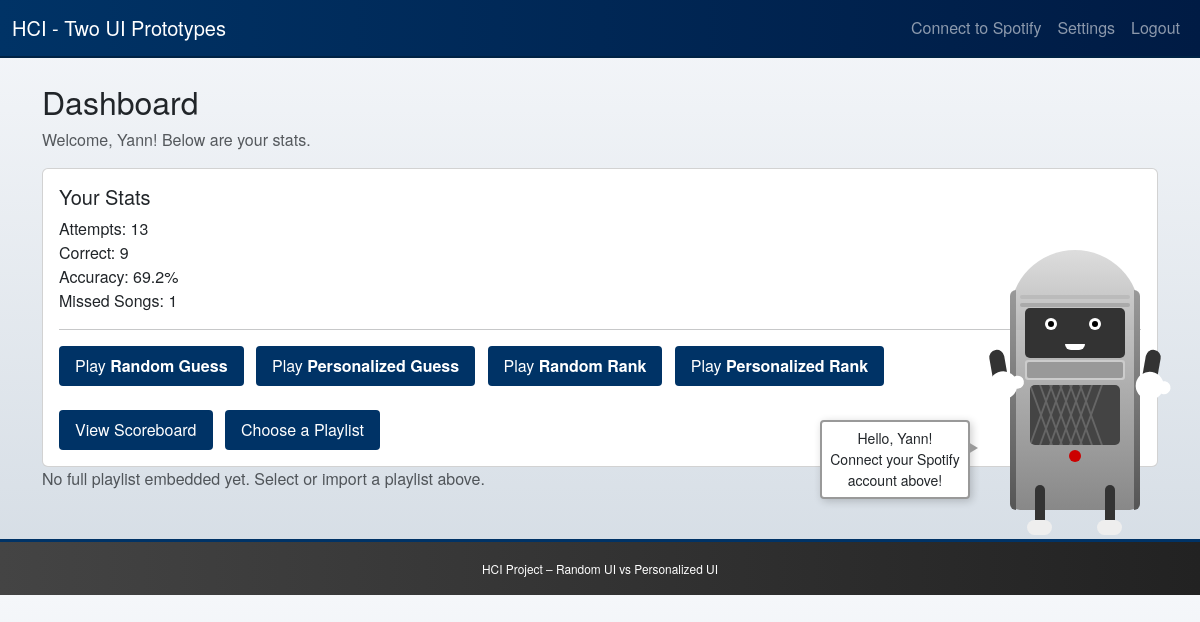
Page /dashboard (signed in) on the earlier database version.
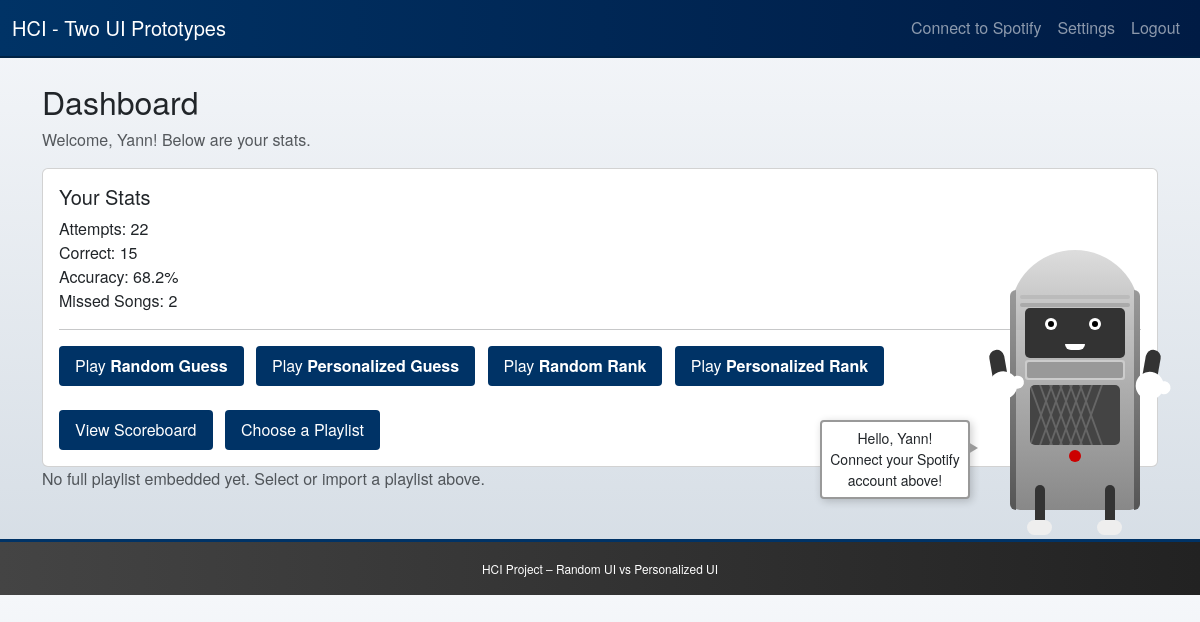
Same page on the later database version.
### models.py (models this page shows, shortened)
class User(db.Model):
    id = db.Column(db.Integer, primary_key=True)
    username = db.Column(db.String(80), unique=True, nullable=False)
    password = db.Column(db.String(80), nullable=False)
    total_correct = db.Column(db.Integer, default=0)
    total_attempts = db.Column(db.Integer, default=0)
    missed_songs = db.Column(db.String(1000), default="[]")
    random_guess_elo = db.Column(db.Integer, default=1200)
    personalized_guess_elo = db.Column(db.Integer, default=1200)
    random_rank_elo = db.Column(db.Integer, default=1200)
    personalized_rank_elo = db.Column(db.Integer, default=1200)
    def get_missed_songs(self):
        try:
            return json.loads(self.missed_songs)
        except:
            return []
    def get_accuracy(self):
        if self.total_attempts == 0:
            return 0
        return self.total_correct / self.total_attempts

### routes/quiz_main.py (the view, shortened to what this page needs)
@quiz_bp.route('/dashboard')
@require_login
def dashboard():
    user = current_user()
    if not user:
        return redirect(url_for('auth_bp.login'))
    missed_count = len(user.get_missed_songs())
    if not session.get("spotify_token"):
        session["buddy_message"] = f"Hello, {user.username}! Connect your Spotify account above!"
    else:
        lines = get_buddy_personality_lines()
        session["buddy_message"] = lines['start'][0]
    return render_template('dashboard.html',
                           user=user,
                           missed_count=missed_count,
                           all_songs=ALL_TRACKS)

### app.py (called while the page is built)
def create_app():
    load_dotenv()
    app = Flask(__name__)
    app.secret_key = "ANY_RANDOM_SECRET_FOR_DEVELOPMENT"
    app.config["SQLALCHEMY_DATABASE_URI"] = "sqlite:///guessing_game.db"
    app.config["SQLALCHEMY_TRACK_MODIFICATIONS"] = False
    db.init_app(app)
    @app.context_processor
    def inject_now():
        return {"now": datetime.datetime.now()}
    @app.context_processor
    def inject_buddy_message():
        return {
            "buddy_message": session.get("buddy_message", ""),
            "buddy_hint": session.get("buddy_hint", "")
        }
    from routes.auth import auth_bp
    from routes.quiz_base import quiz_bp
    import routes.quiz_main
    import routes.quiz_personalized
    import routes.quiz_ranking
    app.register_blueprint(auth_bp)
    app.register_blueprint(quiz_bp)
    with app.app_context():
        db.create_all()
    return app

### routes/quiz_main.py (called while the page is built)
def current_user():
    uid = session.get("user_id")
    if not uid:
        return None
    return User.query.get(uid)

def require_login(f):
    @wraps(f)
    def wrapper(*args, **kwargs):
        if not current_user():
            flash("Please log in first!", "warning")
            return redirect(url_for('auth_bp.login'))
        return f(*args, **kwargs)
    return wrapper

### templates/dashboard.html
{% extends "layout.html" %}
{% block content %}
<h2>Dashboard</h2>
<p class="text-muted">Welcome, {{ user.username }}! Below are your stats.</p>
<div class="card mt-3">
  <div class="card-body">
    <h5 class="card-title">Your Stats</h5>
    <p class="card-text">
      Attempts: {{ user.total_attempts }}<br/>
      Correct: {{ user.total_correct }}<br/>
      Accuracy: {{ (user.get_accuracy()*100)|round(1) }}%<br/>
      Missed Songs: {{ missed_count }}
    </p>
    <hr/>
    <button class="btn quiz-btn me-2"
            onclick="window.location='{{ url_for('quiz_bp.random_version') }}'">
      Play <strong>Random Guess</strong>
    </button>
    <button class="btn quiz-btn me-2"
            onclick="window.location='{{ url_for('quiz_bp.personalized_version') }}'">
      Play <strong>Personalized Guess</strong>
    </button>
    <button class="btn quiz-btn me-2"
            onclick="window.location='{{ url_for('quiz_bp.random_rank') }}'">
      Play <strong>Random Rank</strong>
    </button>
    <button class="btn quiz-btn"
            onclick="window.location='{{ url_for('quiz_bp.personalized_rank') }}'">
      Play <strong>Personalized Rank</strong>
    </button>
    <br/><br/>
    <button class="btn quiz-btn me-2"
            onclick="window.location='{{ url_for('quiz_bp.scoreboard') }}'">
      View Scoreboard
    </button>
    <button class="btn quiz-btn"
        onclick="window.location='{{ url_for('quiz_bp.choose_playlist') }}'">
        Choose a Playlist
      </button>
  </div>
</div>
{% if session.playlist_id %}
<hr/>
<h4>Listen to the Full Playlist (Spotify Embed)</h4>
<iframe
  style="border-radius:12px"
  src="https://open.spotify.com/embed/playlist/{{ session.playlist_id }}"
  width="100%"
  height="380"
  frameborder="0"
  allow="autoplay; clipboard-write; encrypted-media; fullscreen; picture-in-picture"
  loading="lazy">
</iframe>
{% else %}
<p class="text-muted">
  No full playlist embedded yet. Select or import a playlist above.
</p>
{% endif %}
{% endblock %}

### templates/layout.html (shortened to what this page needs)
<!DOCTYPE html>
<html>
<head>
  <link
    rel="stylesheet"
    href="https://cdn.jsdelivr.net/npm/bootstrap@5.3.0/dist/css/bootstrap.min.css"
  />
  <link rel="stylesheet" href="{{ url_for('static', filename='css/style.css') }}">
</head>
<body class="{% if session.color_theme == 'light' %}light-theme{% endif %}">
  <nav class="navbar navbar-expand-lg {% if session.color_theme == 'light' %}navbar-light bg-light{% else %}navbar-dark bg-dark{% endif %}">
    <div class="container-fluid">
      <a class="navbar-brand" href="{{ url_for('quiz_bp.dashboard') }}">
        HCI - Two UI Prototypes
      </a>
      <div class="collapse navbar-collapse" id="navbarToggler">
        <ul class="navbar-nav ms-auto">
          {% if session.spotify_token %}
            <li class="nav-item">
              <span class="nav-link">Spotify: Connected</span>
            </li>
          {% else %}
            <li class="nav-item">
              <a class="nav-link" href="{{ url_for('auth_bp.spotify_login') }}">Connect to Spotify</a>
            </li>
          {% endif %}
          {% if session.user_id %}
          <li class="nav-item">
            <a class="nav-link" href="{{ url_for('quiz_bp.settings') }}">Settings</a>
          </li>
          <li class="nav-item">
            <a class="nav-link" href="{{ url_for('auth_bp.logout') }}">Logout</a>
          </li>
          {% endif %}
        </ul>
      </div>
    </div>
  </nav>
  <div class="container mt-4">
    {% block content %}{% endblock %}
  </div>
  <footer class="bg-secondary text-white mt-5 py-3">
    <div class="container text-center">
      <small>HCI Project – Random UI vs Personalized UI</small>
    </div>
  </footer>
</body>
</html>
  <div class="jukebox" id="jukebox"
       style="position: fixed; top: 50%; right: 60px; transform: translateY(-50%); z-index:9999;">
    <div class="silver-band left"></div>
    <div class="silver-band right"></div>
    <div class="decorative-line"></div>
    <div class="face">
      <div class="eye left"><div class="pupil"></div></div>
      <div class="eye right"><div class="pupil"></div></div>
      <div class="mouth" id="mouth"></div>
    </div>
    <div class="grille"></div>
    <div class="speaker"></div>
    <div class="button"></div>
    <div class="arm arm-left"><div class="hand"></div></div>
    <div class="arm arm-right"><div class="hand"></div></div>
    <div class="leg leg-left"><div class="shoe"></div></div>
    <div class="leg leg-right"><div class="shoe"></div></div>
  </div>
</body>
</html>

### static/css/style.css (style rules this page uses)
body { background: linear-gradient(180deg, #f5f7fa 0%, #d4dce4 100%); margin: 0; padding: 0; font-family: "Helvetica Neue", Arial, sans-serif; }
.navbar-dark.bg-dark { background: linear-gradient(90deg, #003366 0%, #001B44 100%); border-bottom: 2px solid #002244; }
.quiz-btn { background-color: #003366; color: #fff; border: none; transition: transform 0.2s ease, background-color 0.2s ease; padding: 0.5rem 1rem; margin-right: 0.5rem; border-radius: 4px; }
footer.bg-secondary { background: linear-gradient(90deg, #444 0%, #222 100%); border-top: 3px solid #003366; }
footer .container { font-size: 0.85rem; }

### templates/layout.html (style rules this page uses)
.jukebox { position: relative; width: 130px; height: 220px; background: linear-gradient(to bottom, #cccccc 0%, #888888 100%); border-radius: 10px; animation: dance 3s infinite ease-in-out; transform-origin: center bottom; cursor: pointer; }
.jukebox::before { content: ''; position: absolute; top: -40px; left: 0; width: 130px; height: 80px; background: linear-gradient(to bottom, #dddddd 0%, #bbbbbb 100%); border-radius: 65px 65px 0 0; }
.silver-band { position: absolute; top: 0; width: 6px; height: 100%; background: linear-gradient(to bottom, #999 0%, #555 100%); }
.silver-band.left { left: 0; border-top-left-radius: 10px; border-bottom-left-radius: 10px; }
.silver-band.right { right: 0; border-top-right-radius: 10px; border-bottom-right-radius: 10px; }
.decorative-line { position: absolute; top: 5px; left: 10px; width: 110px; height: 4px; background: #bbb; border-radius: 2px; }
.decorative-line::after { content: ''; position: absolute; top: 8px; left: 0; width: 110px; height: 4px; background: #aaa; border-radius: 2px; }
.face { position: absolute; top: 18px; left: 15px; width: 100px; height: 50px; background: #333; border-radius: 5px; overflow: hidden; z-index: 2; }
.eye { position: absolute; top: 10px; width: 12px; height: 12px; background: #fff; border-radius: 50%; overflow: hidden; }
.eye.left { left: 20px; }
.eye.right { left: 64px; }
.pupil { position: absolute; top: 3px; left: 3px; width: 6px; height: 6px; background: #000; border-radius: 50%; }
.mouth { position: absolute; bottom: 8px; left: 40px; width: 20px; height: 6px; background: #fff; border-radius: 0 0 20px 20px; transform-origin: bottom center; }
.grille { position: absolute; top: 70px; left: 15px; width: 100px; height: 20px; background: #ccc; border-radius: 3px; }
.grille::before { content: ''; position: absolute; top: 2px; left: 2px; width: 96px; height: 16px; background: #999; border-radius: 2px; }
.speaker { position: absolute; top: 95px; left: 20px; width: 90px; height: 60px; background: #444; border-radius: 5px; overflow: hidden; }
.speaker::before { content: ''; position: absolute; width: 2px; height: 100%; background: #666; left: 10px; transform: skew(20deg); box-shadow: 10px 0 0 #666, 20px 0 0 #666, 30px 0 0 #666, 40px 0 0 #666, 50px 0 0 #666; }
.speaker::after { content: ''; position: absolute; width: 2px; height: 100%; background: #666; left: 10px; transform: skew(-20deg); box-shadow: 10px 0 0 #666, 20px 0 0 #666, 30px 0 0 #666, 40px 0 0 #666, 50px 0 0 #666; }
.button { position: absolute; top: 160px; left: 50%; transform: translateX(-50%); width: 12px; height: 12px; background: #c00; border-radius: 50%; }
.arm { position: absolute; width: 15px; height: 45px; background: #333; border-radius: 30px; transform-origin: top center; animation: armSway 4s infinite ease-in-out; }
.arm-left { top: 60px; left: -22px; transform: rotate(-10deg); }
.arm-right { top: 60px; right: -22px; transform: rotate(10deg); }
.hand { position: absolute; bottom: -5px; left: -5px; width: 28px; height: 28px; background: #fff; border-radius: 50%; }
.hand::before { content: ''; position: absolute; width: 13px; height: 13px; background: #fff; border-radius: 50%; top: 7px; right: -7px; }
.leg { position: absolute; width: 10px; height: 50px; background: #333; border-radius: 5px; bottom: -25px; transform-origin: top center; }
.leg-left { left: 25px; animation: legLeftWiggle 4s infinite ease-in-out; }
.leg-right { right: 25px; animation: legRightWiggle 4s infinite ease-in-out; }
.shoe { position: absolute; bottom: 0; left: -8px; width: 25px; height: 15px; background: #eee; border-radius: 10px; }

Differences in the rows shown:
changed User "Yann": total_attempts "13" → "22"; total_correct "9" → "15"; (user.get_accuracy()*100)|round(1) "69.2" → "68.2"
Other differences:
{{ missed_count }}: "1" → "2"
